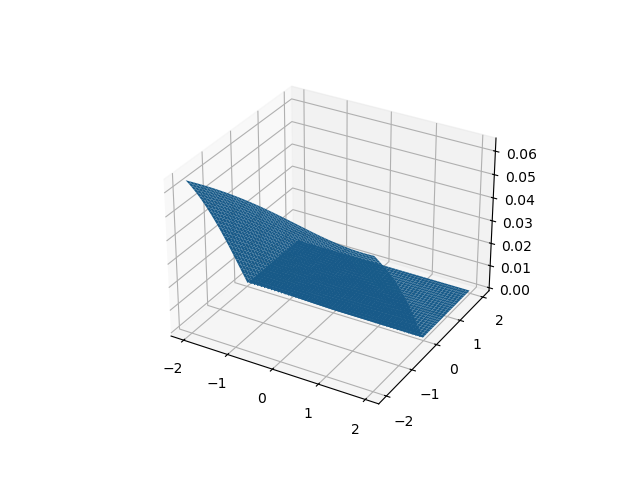

Generate this figure with Python:
import models
import networks
import matplotlib.pyplot as plt
import torch
import numpy as np
import trainer
import verifier
from tqdm import tqdm
import time
import pickle

device = (
    "cuda"
    if torch.cuda.is_available()
    else "mps"
    if torch.backends.mps.is_available()
    else "cpu"
)

num_traj = 100
training_loops_per_run = 1000
max_eps = 0.1
TimeOut = 120
empirical_samples = 1000
beta = 1e-5
model = models.get_simple_test()

with open("trajectory_data.pkl", 'rb') as f:
    data = pickle.load(f)

trajectories = data

net = networks.test_NN().to(device)
for k in tqdm(range(training_loops_per_run)):
    trainer.train_lyap(trajectories, net, device)           #start_time = time.perf_counter()
                                                            #trajectories = []
eps = verifier.verify_lyap(trajectories, net, device, beta) #while time.perf_counter() - start_time < TimeOut:
#
#    for i in range(num_traj):
#        times, states, derivs = model.return_trajectory(10)
#        trajectories.append((states, derivs))
#    
#    net = networks.test_NN().to(device)
#    for k in tqdm(range(training_loops_per_run)):
#        trainer.train_lyap(trajectories, net, device)
#    
#    eps = verifier.verify_lyap(trajectories, net, device, beta)
#    if eps < max_eps:
#        break
#    num_traj *= 2
#if eps > max_eps:
#    print("Timed out")
empirical_eps, converge_eps = verifier.MC_test_lyap(empirical_samples, net, device, model)
print(("Calculated upper bound on violation probability (with confidence {:.3f}: {:.3f}\n" + 
        "Empirical violation rate of lyapunov function: {:.3f}\n" +
        "Empirical rate of non-converged trajectories: {:.3f}")
        .format(beta, eps, empirical_eps, converge_eps))

states_leq_0 = 0
derivs_geq_0 = 0
x = np.arange(-2,2,0.01)
y = np.arange(-2,2,0.01)
X, Y = np.meshgrid(x, y)

lyap = []
for x in np.arange(-2,2,0.01):
    lyap_x = []
    for y in np.arange(-2,2,0.01):
        state = np.array([x,y])
        deriv = model.get_derivative(0,state)
        state, deriv = torch.from_numpy(state), torch.from_numpy(np.array(deriv))
        state, deriv = state.to(device, dtype=torch.float32), deriv.to(device, dtype=torch.float32)
        val = net(state)
        lyap_x.append(val.detach().item())
        lyap_deriv = net.get_deriv(state, deriv)
        if val < 0:
            states_leq_0 += 1
        if lyap_deriv > 0:
            derivs_geq_0 += 1
    lyap.append(lyap_x)
fig, ax = plt.subplots(subplot_kw={"projection": "3d"})
surf = ax.plot_surface(X, Y, np.array(lyap))
plt.savefig("test")
#print(traj)
#plt.plot(traj["t"], traj["y"][0])
